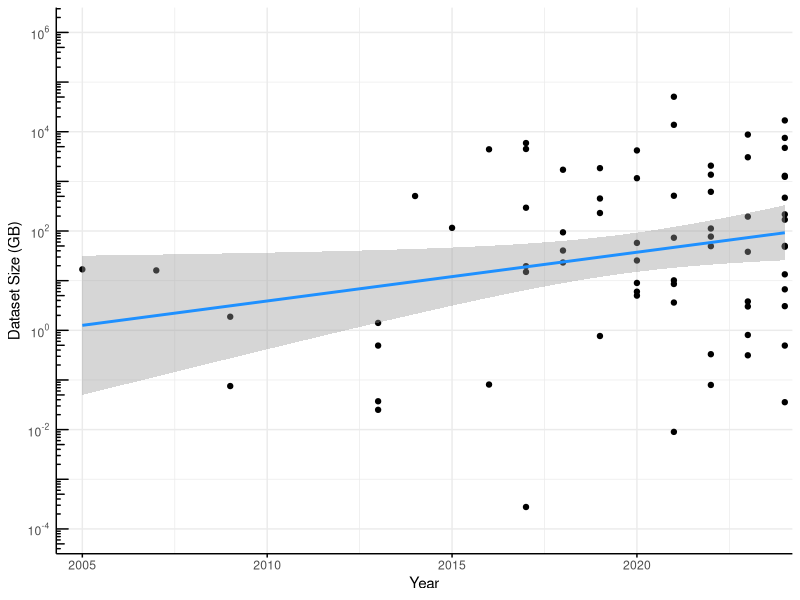
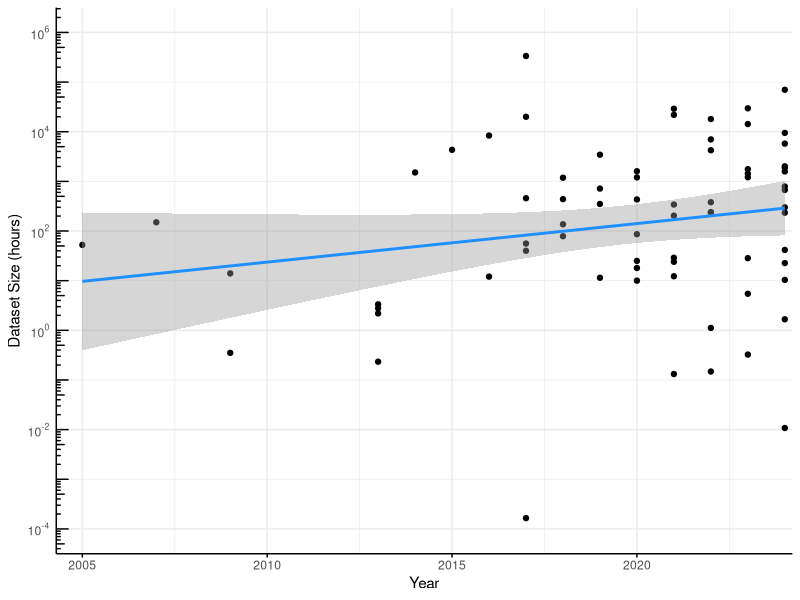
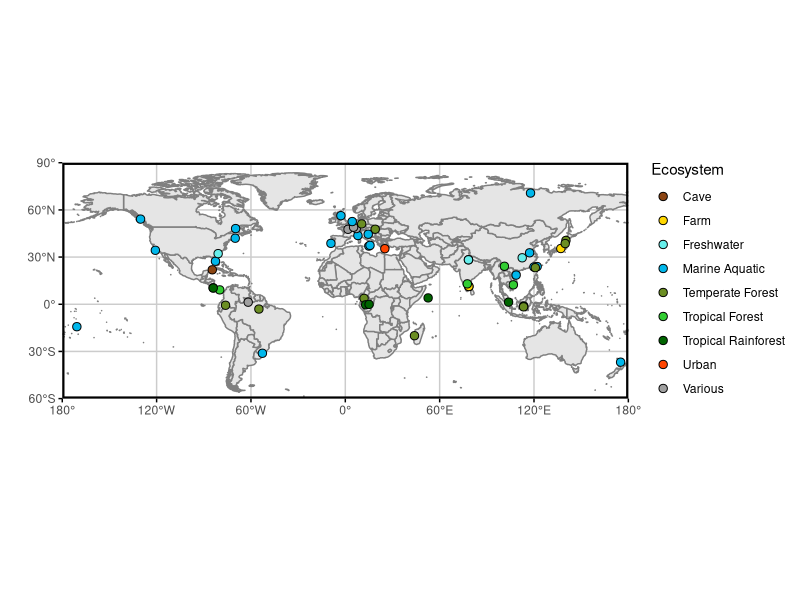
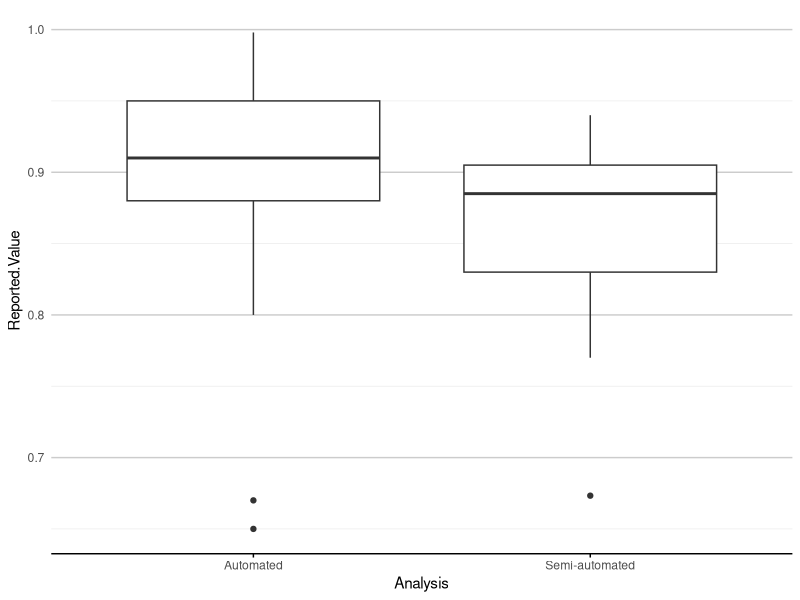
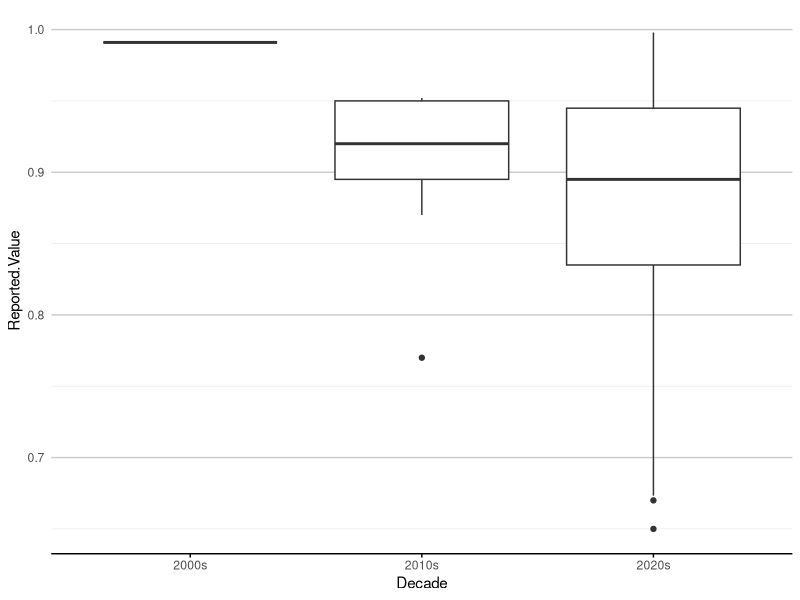
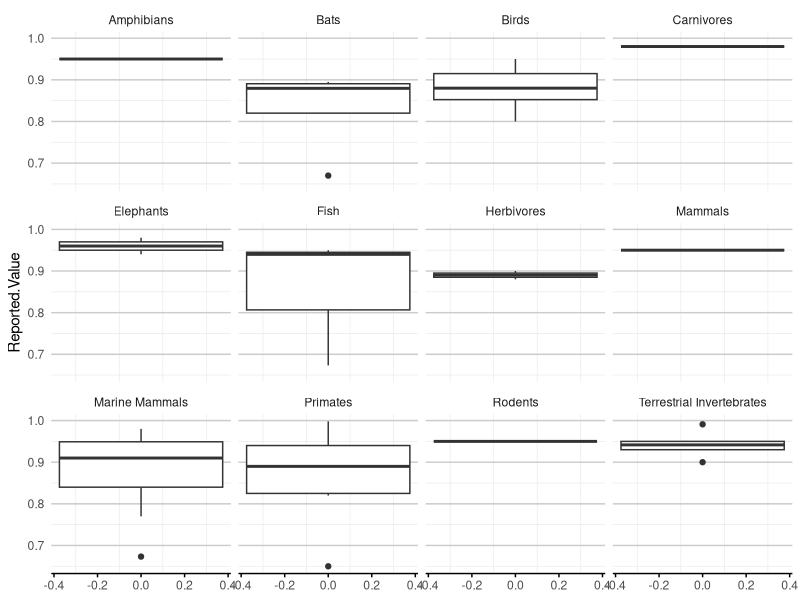
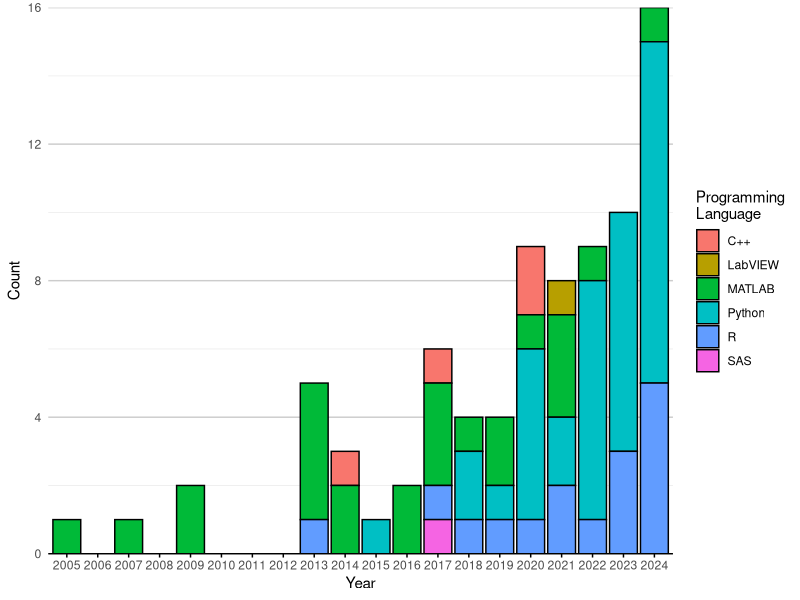
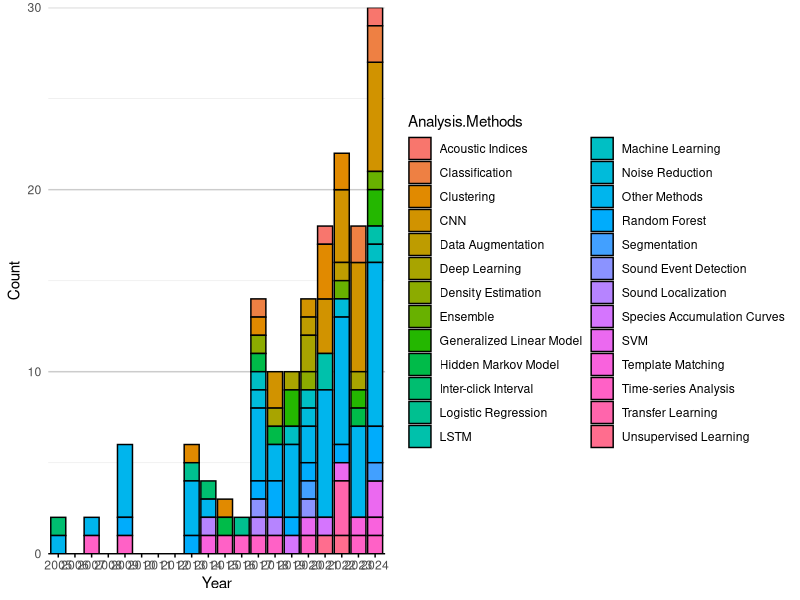

Here is the R script that generated these plots, in order:
## ---- chunk 1
library(ggplot2)
library(maps)
library(dplyr)
## ---- chunk 2
df <- read.csv("data/tagged_literature.csv")
#df$Year <- as.factor(df$Year)
## ---- chunk 3
log10_minor_break = function (...){
  function(x) {
    minx         = floor(min(log10(x), na.rm=T))-1;
    maxx         = ceiling(max(log10(x), na.rm=T))+1;
    n_major      = maxx-minx+1;
    major_breaks = seq(minx, maxx, by=1)
    minor_breaks = 
      rep(log10(seq(1, 9, by=4)), times = n_major)+
      rep(major_breaks, each = 9)
    return(10^(minor_breaks))
  }
}

log_breaks = function(maj, radix=10) {
  function(x) {
    minx         = floor(min(logb(x,radix), na.rm=T)) - 1
    maxx         = ceiling(max(logb(x,radix), na.rm=T)) + 1
    n_major      = maxx - minx + 1
    major_breaks = seq(minx, maxx, by=1)
    if (maj) {
      breaks = major_breaks
    } else {
      steps = logb(1:(radix-1),radix)
      breaks = rep(steps, times=n_major) +
               rep(major_breaks, each=radix-1)
    }
    radix^breaks
  }
}
scale_x_log_eng = function(..., radix=10) {
  scale_x_continuous(...,
                     trans=scales::log_trans(radix),
                     breaks=scales::log_breaks(TRUE, radix),
                     minor_breaks=scales::log_breaks(FALSE, radix))
}
scale_y_log_eng = function(..., radix=10) {
  scale_y_continuous(...,
                     trans=scales::log_trans(radix),
                     breaks=scales::log_breaks(TRUE, radix),
                     minor_breaks=scales::log_breaks(FALSE, radix))
}

p <- df |>
  tidyr::drop_na(Dataset.GB) |> 
  #filter(Year >= 2008) |>
  ggplot(aes(Year, Dataset.GB)) + 
  geom_point() + 
  scale_y_log10(
    limits = c(1e-4, 1e6),
    breaks = scales::trans_breaks("log10", function(x) 10^x),
    labels = scales::trans_format("log10", scales::math_format(10^.x))
  ) +
  annotation_logticks(side="l")+
  geom_smooth(method="lm", color = "dodgerblue") +
  scale_x_continuous(limits=c(2004.5, 2024), expand = c(0.01,0.01)) +
  labs(y="Dataset Size (GB)") +
  theme_minimal() +
  theme(axis.line = element_line(),
        axis.ticks.x = element_line())
p
ggsave("images/data_trend.png", p, width = 150, height = 80, units = "mm")

p <- df |>
  tidyr::drop_na(Dataset.Hours) |> 
  #filter(Year >= 2008) |>
  ggplot(aes(Year, Dataset.Hours)) + 
  geom_point() + 
  scale_y_log10(
    limits = c(1e-4, 1e6),
    breaks = scales::trans_breaks("log10", function(x) 10^x),
    labels = scales::trans_format("log10", scales::math_format(10^.x))
  ) +
  annotation_logticks(side="l")+
  geom_smooth(method="lm", color = "dodgerblue") +
  scale_x_continuous(limits=c(2004.5, 2024), expand = c(0.01,0.01)) +
  labs(y="Dataset Size (hours)") +
  theme_minimal() +
  theme(axis.line = element_line(),
        axis.ticks.x = element_line())
p
ggsave("images/hours_trend.png", p, width = 220, height = 110, units = "mm")
## ---- chunk 4
fit <- lm(log(Dataset.GB)~Year, data=df)
confint(fit, level = 0.95)
## ---- chunk 5
# Sample data
#coords <- c("-0.356251N,12.940863E;-0.078775N,15.127076E", "-0.078775N,15.1270777E")

# Function to convert coordinates to numeric values
convert_to_numeric <- function(coord_string) {
  # Split the string by comma
  parts <- strsplit(coord_string, ",")[[1]]
  #remove leading or trailing space
  
  # Extract latitude and longitude, handle direction
  lat <- as.numeric(gsub("[A-Z]", "", parts[1]))
  lon <- as.numeric(gsub("[A-Z]", "", parts[2]))
  
  # Check direction for latitude
  if (grepl("S", parts[1])) {
    lat <- -lat
  }
  
  # Check direction for longitude
  if (grepl("W", parts[2])) {
    lon <- -lon
  }
  
  return(paste0(c(lat, lon), collapse = ","))
}

Latlong_df <- df |>
  select(Latlong, Ecosystem) |>
  mutate(Latlong = strsplit(Latlong, ";")) |>
  tidyr::unnest(Latlong) |>
  mutate(Ecosystem = strsplit(Ecosystem, ", ")) |>
  tidyr::unnest(Ecosystem) |>
  mutate(Latlong = sapply(Latlong, convert_to_numeric),
         lat = sapply(strsplit(Latlong, ","), function(x) as.numeric(x[1])),
         long = sapply(strsplit(Latlong, ","), function(x) as.numeric(x[2]))
)

# Create the world map
world <- map_data("world")

ecosystem_colors <- c(
  "Tropical Forest" = "#32CD32",
  "Marine Aquatic" = "#00B7EB",
  "Various" = "#a0a0a0",
  "Tropical Rainforest" = "#006400",
  "Freshwater" = "#66EEEB",
  "Temperate Forest" = "#6B8E23",
  "Farm" = "#FFD700",
  "Cave" = "#8B4513",
  "Urban" = "#FF4500"
)

# Plotting
p <- ggplot() +
  # Add world map with light grey fill and dark grey borders
  geom_polygon(data = world, aes(x = long, y = lat, group = group), 
               fill = "grey90", color = "grey50") +
  # Add jittered points for different tags
  geom_jitter(data = Latlong_df, aes(x = long, y = lat, fill = Ecosystem), colour="black", size = 2.5, shape=21) +
  # Set coordinate system to map projection
  coord_fixed(ratio = 1, xlim = c(-180, 180), ylim = c(-60, 90), expand = FALSE) +
  # Custom breaks and labels for x (longitude) and y (latitude)
  scale_x_continuous(breaks = seq(-180, 180, by = 60),
                     labels = c("180°", "120°W", "60°W", "0°", "60°E", "120°E", "180°")) +
  scale_y_continuous(breaks = seq(-90, 90, by = 30),
                     labels = c("90°", "60°S", "30°S", "0°", "30°N", "60°N", "90°")) +
  scale_fill_manual(values = ecosystem_colors) +
  # Theme settings
  labs(x="",y="")+
  theme_minimal() +
  theme(
    axis.ticks = element_line(),
    panel.grid.major = element_line(color = "grey80"),    # Light grey grid lines
    panel.grid.minor = element_blank(),                   # No minor grid lines
    panel.border = element_rect(color = "black", fill = NA, linewidth=1.5),  # Black panel border
    axis.text.x = element_text(angle = 0, hjust = 0.5),   # Horizontal x-axis text
    legend.position = "right"                             # Legend on right
  )
p
ggsave("images/ecosystem_map.png", p, width = 240, height = 90, units = "mm")
## ---- chunk 6
bar_theme_x <- theme(panel.grid.major.x = element_blank(),
                   panel.grid.major.y = element_line(colour = "grey80"),
                   axis.line.x = element_line(colour="black"),
                   axis.ticks.x=element_line())
bar_theme_y <- theme(panel.grid.major.y = element_blank(),
                   panel.grid.major.x = element_line(colour = "grey80"),
                   axis.line.y = element_line(colour="black"),
                   axis.ticks.y=element_line())

include_missing_zero <- function(df, col){
  missing_years <- 2005:2024  # This creates c(2025, 2024)

  new_rows <- expand.grid(
    Year  = missing_years,  
    a     = df |> pull({{col}}) |> unique(), 
    Count = 0
  )
  
  colnames(new_rows)[2] <- col

  df <- df |>
    bind_rows(new_rows) |>
    distinct() 
  return(df)
}

keep_gt1 <- function(df, col, gt_n=1){
  total_counts <- df |>
    group_by(.data[[col]]) |>
    summarise(Total_Count = n(), .groups = 'drop') |>
    na.omit()

  methods_to_keep <- total_counts |>
    filter(Total_Count > gt_n) |>
    pull({{ col }})
    
  df[,col] <- ifelse(df[[col]] %in% methods_to_keep, df[[col]], "Other Methods")
  return(df)
}

barplot_counts <- function(df, col, col_title=col, prop=FALSE, year=TRUE, decade=FALSE, bar_col="dodgerblue"){
  if(decade){
    df <- df |>
      mutate(Year = case_when(
        Year >= 2000 & Year < 2010 ~ "2000s",
        Year >= 2010 & Year < 2020 ~ "2010s",
        Year >= 2020 & Year < 2030 ~ "2020s",
        TRUE ~ NA_character_  # Handle years outside these ranges
      ))
  }
  count_data <- df |>
    group_by(Year, .data[[col]], .drop=FALSE) |>
    summarise(Count = n(), .groups = 'drop') |>
    na.omit()
  
  total_count_per_year <- count_data |>
    group_by(Year, .drop=FALSE) |>
    summarise(Total = sum(Count), .groups = 'drop')
  
  count_data <- left_join(count_data, total_count_per_year, by = "Year") |>
    mutate(Percentage = (Count / Total) * 100) |>
    arrange(Year, .data[[col]])
  
  if(!decade){
    count_data <- count_data |>
    include_missing_zero(col)
  }
  
  if(!year){
    df <- df[df[,col] != "Other Methods",]
    p <- df |>
      ggplot(aes(y = reorder(.data[[col]], .data[[col]], FUN = length, decreasing = FALSE))) +
      geom_bar(stat = "count", fill = bar_col) +  # Fill bars with dodgerblue
      labs(x = "Count", y = col_title) +
      scale_x_continuous(expand = c(0,0))
  } else {
    if(prop){
      p <- count_data |> 
        ggplot(aes(x = factor(Year), y = Percentage, fill = .data[[col]], label=Count)) +
        geom_bar(stat = "identity", colour=ifelse(count_data$Count > 0, "black", NA)) +
        geom_label(
          aes(group = .data[[col]]),
          size = 3,
          position = position_stack(vjust = 0.5), 
          fill = "white",                # Optional: black background for contrast
          hjust = ifelse((count_data$Count <= 3) & count_data[[col]] %in% c("Log Magnitude", "Mel", "Data Augmentation", "Downsampling"), (1:nrow(count_data) - 1) %% 2, 0.5)
        ) +
        labs(x = ifelse(decade, "Decade", "Year"), y = "Percentage", fill = col_title) +
        scale_y_continuous(limits=c(0,102), expand=c(0,0)) #+ 
        #guides(fill = guide_legend(override.aes = list(colour = NA)))
    } else {
      p <- count_data |> 
        ggplot(aes(x = factor(Year), y = Count, fill = .data[[col]])) +
        geom_bar(stat = "identity", colour=ifelse(count_data$Count > 0, "black", NA)) +
        labs(x = ifelse(decade, "Decade", "Year"), y = "Count", fill = col_title) +
        scale_y_continuous(expand=c(0,0))
    }
  }
  p <- p + 
    #scale_fill_viridis_d()+
    theme_minimal() +
    guides(fill = guide_legend(override.aes = list(colour = "black")))+
    bar_theme_x
  return(p)
}
## ---- chunk 7
# Convert 'NA' to R's NA
df$Analysis[df$Analysis == "NA"] <- NA

p <- barplot_counts(df, "Analysis")
ggsave("images/analysis_year.png", p, width = 220, height = 80, units = "mm")
## ---- chunk 8
p <- df |>
  filter((Reported.Value != "") & (!is.na(Reported.Value))) |>
  mutate(Reported.Value = as.numeric(Reported.Value)) |>
  tidyr::drop_na(Reported.Value) |>
  ggplot(aes(x = Analysis, y = Reported.Value)) +
  geom_boxplot() +
  theme_minimal() +
  bar_theme_x
p
ggsave("images/analysis_reportedvalue.png", p, width = 240, height = 100, units = "mm")
## ---- chunk 9
p <- df |>
  filter((Reported.Value != "") & (!is.na(Reported.Value))) |>
  mutate(Reported.Value = as.numeric(Reported.Value)) |>
  tidyr::drop_na(Reported.Value) |>
  mutate(Decade = case_when(
    Year >= 2000 & Year < 2010 ~ "2000s",
    Year >= 2010 & Year < 2020 ~ "2010s",
    Year >= 2020 & Year < 2030 ~ "2020s",
    TRUE ~ NA_character_  # Handle years outside these ranges
  )) |>
  ggplot(aes(x = Decade, y = Reported.Value)) +
  geom_boxplot() +
  theme_minimal() +
  bar_theme_x
p
ggsave("images/decade_reportedvalue.png", p, width = 240, height = 100, units = "mm")
## ---- chunk 10
p <- df |>
  filter((Reported.Value != "") & (!is.na(Reported.Value))) |>
  mutate(Reported.Value = as.numeric(Reported.Value)) |>
  tidyr::drop_na(Reported.Value) |>
  mutate(Taxa = strsplit(as.character(Taxa), ", ")) |>
  tidyr::unnest(Taxa) |>
  ggplot(aes(y = Reported.Value)) +
  geom_boxplot() +
  theme_minimal() +
  bar_theme_x +
  facet_wrap(~Taxa)
p
ggsave("images/taxa_reportedvalue.png", p, width = 240, height = 100, units = "mm")
## ---- chunk 11
# Convert 'NA' to R's NA
df$Programming.Language[df$Programming.Language == "NA"] <- NA

# Split languages where there are multiple
df_lang <- df |>
  mutate(ProgLanguage = strsplit(as.character(Programming.Language), ", ")) |>
  tidyr::unnest(ProgLanguage)

df_lang |> 
  filter(Year >= 2020) |>
  group_by(ProgLanguage) |> 
  summarise(Count = n(), .groups = 'drop') |> 
  arrange(desc(Count))

p <- barplot_counts(df_lang, "ProgLanguage", "Programming\nLanguage")
p
ggsave("images/programminglanguage_year.png", p, width = 240, height = 100, units = "mm")
## ---- chunk 12
df_taxa <- df |>
  mutate(Taxa = strsplit(as.character(Taxa), ", ")) |>
  tidyr::unnest(Taxa)

spectral_15 <- c(
  "#9E0142",  # Deep red
  "#D53E4F",  # Bright red
  "#F46D43",  # Red-orange
  "#FDAE61",  # Orange
  "#FEE08B",  # Light orange-yellow
  "#FFFFBF",  # Pale yellow (midpoint)
  "#E6F598",  # Light yellow-green
  "#ABDFA1",  # Greenish
  "#66C2A5",  # Teal
  "#3288BD",  # Light blue
  "#5E4FA2",  # Blue-purple
  "#404788",  # Darker blue-purple
  "#2D2D66",  # Deep blue
  "#1A1A4C",  # Very deep blue
  "#0D0833"   # Near-black blue
)

p <- barplot_counts(df_taxa, "Taxa")
p <- p + scale_fill_manual(values = spectral_15)
ggsave("images/taxa_year.png", p, width = 240, height = 100, units = "mm")
## ---- chunk 13
df_analysis <- df |>
  mutate(Analysis.Methods = strsplit(as.character(Analysis.Methods), ", ")) |>
  tidyr::unnest(Analysis.Methods)

df_analysis <- keep_gt1(df_analysis, "Analysis.Methods")
  #filter(Analysis.Methods %in% methods_to_keep)
p <- barplot_counts(df_analysis, "Analysis.Methods")
p
ggsave("images/analysismethods_year.png", p, width = 240, height = 100, units = "mm")
p <- barplot_counts(df_analysis, "Analysis.Methods", year=FALSE)
p
ggsave("images/analysismethods_total.png", p, width = 240, height = 100, units = "mm")
## ---- chunk 14
df_tools <- df |>
  mutate(Automation.Tools = strsplit(as.character(Automation.Tools), ", ")) |>
  tidyr::unnest(Automation.Tools)

df_tools <- keep_gt1(df_tools, "Automation.Tools")

#filter(Analysis.Methods %in% methods_to_keep)
p <- barplot_counts(df_tools, "Automation.Tools", "Automation Tools")
p
ggsave("images/automationtools_year.png", p, width = 240, height = 120, units = "mm")
p <- barplot_counts(df_tools, "Automation.Tools", "Automation Tools", year = FALSE, bar_col="darkmagenta")
p
ggsave("images/automationtools_total.png", p, width = 240, height = 120, units = "mm")
## ---- chunk 15
df_code_available <- df |>
  mutate(Code.Availability = strsplit(as.character(Code.Availability), ", ")) |>
  tidyr::unnest(Code.Availability)

p <- barplot_counts(df_code_available, "Code.Availability", "Code\nAvailability")
#increase font size of axes text and labels
p <- p + 
  scale_x_discrete(labels = function(x) ifelse(as.numeric(x) %% 2 == 0, "", x)) +
  theme(axis.text.x = element_text(size=16),
        axis.text.y = element_text(size=16),
        axis.title.x = element_text(size=18),
        axis.title.y = element_text(size=18),
        legend.text = element_text(size=16),
        legend.title = element_text(size=18),
  )
p
ggsave("images/codeavailable_year.png", p, width = 240, height = 100, units = "mm")
## ---- chunk 16
df_data_available <- df |>
  mutate(Data.Availability = strsplit(as.character(Data.Availability), ", ")) |>
  tidyr::unnest(Data.Availability)

p <- barplot_counts(df_data_available, "Data.Availability", "Data\nAvailability")
p <- p + 
  scale_x_discrete(labels = function(x) ifelse(as.numeric(x) %% 2 == 0, "", x)) +
  theme(axis.text.x = element_text(size=16),
        axis.text.y = element_text(size=16),
        axis.title.x = element_text(size=18),
        axis.title.y = element_text(size=18),
        legend.text = element_text(size=16),
        legend.title = element_text(size=18),
  )
p
ggsave("images/dataavailable_year.png", p, width = 240, height = 100, units = "mm")
## ---- chunk 17
#df |>
#  mutate(Automation.Tools = strsplit(as.character(Automation.Tools), ", ")) |>
#  tidyr::unnest(Automation.Tools) |>
#  pull(Automation.Tools) |> sort() |> unique()
## ---- chunk 18
#df |>
#  mutate(Analysis.Methods = strsplit(as.character(Analysis.Methods), ", ")) |>
#  tidyr::unnest(Analysis.Methods) |>
#  pull(Analysis.Methods) |> sort() |> unique()
## ---- chunk 19
df_eval <- df |>
  mutate(Evaluation.Method = strsplit(as.character(Evaluation.Method), ", ")) |>
  tidyr::unnest(Evaluation.Method)

df_eval <- keep_gt1(df_eval, "Evaluation.Method")
  #filter(Analysis.Methods %in% methods_to_keep)
p <- barplot_counts(df_eval, "Evaluation.Method", "Evaluation Method")
p <- p + scale_fill_brewer(palette = "Spectral")
ggsave("images/evaluationmethod_year.png", p, width = 240, height = 100, units = "mm")
## ---- chunk 20
#df |>
#  mutate(Preprocessing = strsplit(as.character(Preprocessing), ", ")) |>
#  tidyr::unnest(Preprocessing) |>
#  pull(Preprocessing) |> sort() |> unique()
## ---- chunk 21
df_pre <- df |>
  mutate(Preprocessing = strsplit(as.character(Preprocessing), ", ")) |>
  tidyr::unnest(Preprocessing)

df_pre <- keep_gt1(df_pre, "Preprocessing")
p <- barplot_counts(df_pre, "Preprocessing")
p
ggsave("images/preprocessing_year.png", p, width = 240, height = 100, units = "mm")
p <- barplot_counts(df_pre, "Preprocessing", prop=TRUE)
p
ggsave("images/preprocessing_prop_year.png", p, width = 240, height = 100, units = "mm")
p <- barplot_counts(df_pre, "Preprocessing", prop=TRUE, decade=TRUE)
p <- p + scale_fill_brewer(palette = "Spectral")
ggsave("images/preprocessing_prop_decade.png", p, width = 200, height = 80, units = "mm")
## ---- chunk 22
count_data <- df_lang |>
    group_by(Year, ProgLanguage, .drop=FALSE) |>
    summarise(Count = n(), .groups = 'drop') |>
    na.omit()
  
total_count_per_year <- count_data |>
  group_by(Year, .drop=FALSE) |>
  summarise(Total = sum(Count), .groups = 'drop')

count_data <- left_join(count_data, total_count_per_year, by = "Year") |>
  mutate(Percentage = (Count / Total) * 100) |>
  include_missing_zero('ProgLanguage')

count_data |> 
  ggplot(aes(x = factor(Year), y = Count, fill = ProgLanguage)) +
  geom_bar(stat = "identity", colour=ifelse(count_data$Count > 0, "black", NA)) +
  labs(x = "Year", y = "Count", fill = 'Language') +
  scale_y_continuous(expand=c(0,0))+
  theme_minimal() +
  guides(fill = guide_legend(override.aes = list(colour = "black")))+
  theme(panel.grid.major.x = element_blank(),
        panel.grid.major.y = element_line(colour = "grey80"),
        axis.line.x = element_line(colour="black"),
        #panel.grid = element_line(colour="lightgrey"),
        axis.ticks.x=element_line())
## ---- chunk 23
df_tools <- df |>
  mutate(Automation.Tools = strsplit(as.character(Automation.Tools), ", ")) |>
  tidyr::unnest(Automation.Tools) |>
  mutate(Taxa = strsplit(as.character(Taxa), ", ")) |>
  tidyr::unnest(Taxa)

df_tools <- keep_gt1(df_tools, "Automation.Tools")
p <- df_tools |>
  filter(Automation.Tools != "Other Methods") |>
      ggplot(aes(y = reorder(Automation.Tools, Automation.Tools, FUN = length, decreasing = FALSE), fill = Taxa)) +
      geom_bar(stat = "count", colour="black") +  # Fill bars with dodgerblue
      labs(x = "Count", y = "Automation Tools") +
      scale_x_continuous(expand = c(0,0)) +
  theme_minimal() +
  bar_theme_y
p
ggsave("images/automationtools_taxa.png", p, width = 240, height = 120, units = "mm")
## ---- chunk 24
df_analysis <- df |>
  mutate(Analysis.Methods = strsplit(as.character(Analysis.Methods), ", ")) |>
  tidyr::unnest(Analysis.Methods) |>
  mutate(Taxa = strsplit(as.character(Taxa), ", ")) |>
  tidyr::unnest(Taxa)

df_analysis <- keep_gt1(df_analysis, "Analysis.Methods")
p <- df_analysis |>
  filter(Analysis.Methods != "Other Methods") |>
      ggplot(aes(y = reorder(Analysis.Methods, Analysis.Methods, FUN = length, decreasing = FALSE), fill = Taxa)) +
      geom_bar(stat = "count", colour="black") +  # Fill bars with dodgerblue
      labs(x = "Count", y = "Analysis Methods") +
      scale_x_continuous(expand = c(0,0)) +
  theme_minimal() +
  bar_theme_y
p
ggsave("images/analysismethods_taxa.png", p, width = 240, height = 120, units = "mm")
## ---- chunk 25
df_analysis <- df |>
  # Unnest Analysis.Methods
  mutate(Analysis.Methods = strsplit(as.character(Analysis.Methods), ", ")) |>
  tidyr::unnest(Analysis.Methods) |>
  keep_gt1("Analysis.Methods") |>
  #filter(Analysis.Methods != "Other Methods") |>
  # Unnest Automation.Tools (assuming it exists in df)
  mutate(Automation.Tools = strsplit(as.character(Automation.Tools), ", ")) |>
  tidyr::unnest(Automation.Tools) |>
  keep_gt1("Automation.Tools", gt_n=2) |>
  #filter(Automation.Tools != "Other Methods") |>
  # Unnest Taxa
  mutate(Taxa = strsplit(as.character(Taxa), ", ")) |>
  tidyr::unnest(Taxa) |>
  # Pivot to long format for faceting
  tidyr::pivot_longer(
    cols = c("Analysis.Methods", "Automation.Tools"),
    names_to = "Category",
    values_to = "Method.Tool"
  ) |>
  mutate(Category = stringr::str_replace(Category, "\\.", " "))
  # Filter out "Other Methods" equivalent

# Plot with facet_grid
p <- df_analysis |>
  ggplot(aes(y = reorder(Method.Tool, Method.Tool, FUN = length, decreasing = FALSE), fill = Taxa)) +
  geom_bar(stat = "count", colour = "black") +
  labs(x = "Count", y = NULL) +  # Remove y-axis label since facets will label it
  scale_x_continuous(expand = c(0, 0)) +
  facet_wrap(~Category, scales = "free_y", ncol = 2) +  # Facet by Category
  theme_minimal() +
  bar_theme_y +  # Assuming this is a custom theme defined elsewhere
  #increase size of panel titles
  theme(strip.text.x = element_text(size=12))

# Display and save
p <- p + scale_fill_manual(values=spectral_15)
ggsave("images/analysismethods_automation_taxa.png", p, width = 300, height = 130, units = "mm")
#df_analysis |> filter(Category == "Analysis.Methods") |> pull(Method.Tool) |> unique() |> sort()
## ---- chunk 26
df_analysis <- df |>
  mutate(Taxa = strsplit(as.character(Taxa), ", ")) |>
  tidyr::unnest(Taxa) |>
  mutate(Analysis = strsplit(as.character(Analysis), ", ")) |>
  tidyr::unnest(Analysis)

df_analysis <- keep_gt1(df_analysis, "Taxa")
p <- df_analysis |>
  filter(Taxa != "Other Methods") |>
      ggplot(aes(y = reorder(Taxa, Taxa, FUN = length, decreasing = FALSE), fill = Analysis)) +
      geom_bar(stat = "count", colour="black") +  # Fill bars with dodgerblue
      labs(x = "Count", y = "Taxa") +
      scale_x_continuous(expand = c(0,0)) +
  theme_minimal() +
  bar_theme_y
p
ggsave("images/analysis_taxa.png", p, width = 240, height = 120, units = "mm")
## ---- chunk 27
#x axis-year, y-axcis, manual.automatic.semiautomatic

# Assuming your dataframe is called 'df'
# First, preprocess the Monitoring.Year column
df_expandyear <- df |>
  filter(!is.na(Monitoring.Year)) |>
  #select(Monitoring.Year) |>
  # Separate comma-separated values into rows
  tidyr::separate_rows(Monitoring.Year, sep = ",") |>
  # Clean up any whitespace
  mutate(Monitoring.Year = trimws(Monitoring.Year)) |>
  # Create a new column that expands hyphenated years
  mutate(Expanded_Years = purrr::map(Monitoring.Year, function(x) {
    if (stringr::str_detect(x, "-")) {
      range <- stringr::str_split(x, "-")[[1]] |> as.numeric()
      return(seq(range[1], range[2]))
    } else {
      return(as.numeric(x))
    }
  })) |>
  # Unnest the list column into individual rows
  tidyr::unnest(Expanded_Years) # Create the boxplot
  
df |>
  ggplot(aes(x=Year, fill=Analysis)) +
  geom_bar(stat="count", colour="black") +
  #ggplot(aes(x = Analysis, y = Expanded_Years)) +
  #geom_boxplot() +
  # Customize the plot
  #make breaks pretty
  scale_y_continuous(expand = c(0,0), breaks = pretty) +
  scale_x_continuous(expand = c(0,0), breaks = pretty) +
  labs(title = "Analysis Type by Year",
       x = "Monitoring Year",
       y = "Count") +
  # Rotate x-axis labels if needed
  theme(panel.grid.major.x = element_blank(),
        panel.grid.major.y = element_line(colour = "grey80"),
        axis.line.x = element_line(colour="black"),
        axis.ticks.x=element_line())+
  # Ensure proper spacing
  theme_minimal() +
  bar_theme_x
## ---- chunk 28
#correlation plot between monitoring year and publication year
ggplot(df_expandyear, aes(x=Expanded_Years, y=Year, colour=Title)) +
  geom_point() +
  geom_smooth(method="lm", color = "dodgerblue") +
  labs(title = "Correlation between Monitoring Year and Publication Year",
       x = "Monitoring Year",
       y = "Publication Year") +
  theme_minimal() + 
  #hide legend
  theme(legend.position="none")
## ---- chunk 29
# install.packages("devtools")
#devtools::install_github("davidsjoberg/ggsankey")
#library(ggsankey)
## ---- chunk 30
df |>
  tidyr::separate_rows(Taxa, sep = ",") |>
  ggplot(aes(x = Taxa, y = Reported.Value)) +
  geom_point(size = 3) +  # Scatter plot; adjust geom as needed (e.g., geom_bar)
  facet_wrap(~ Reported.Metric, scales = "free") +  # Facet by Taxa, free scales for flexibility
  labs(x = "Reported Metric", y = "Reported Value", title = "Reported Metrics by Taxa") +
  theme_minimal() +  # Clean theme
  theme(axis.text.x = element_text(angle = 45, hjust = 1))  # Rotate x-axis labels for readability
## ---- chunk 31
df %>%
  group_by(Reported.Metric) %>%
  summarise(
    Mean_Value = mean(Reported.Value, na.rm = TRUE),
    N = n()
  ) %>%
  mutate(
    Formatted = sprintf("%s (%.3f%%, n=%d)", Reported.Metric, Mean_Value, N)
  ) %>%
  pull(Formatted) %>%
  paste(collapse = ", ")
## ---- chunk 32
df$Dataset.Hours %>% median(na.rm = TRUE)
calc_year_length <- function(year_str) {
  if (is.na(year_str)) {
    return(NA)
  } else if (grepl("–|-", year_str)) {  # Check for range with en-dash or hyphen
    years <- strsplit(year_str, "–|-")[[1]]  # Split on either – or -
    start <- as.numeric(years[1])
    end <- as.numeric(years[2])
    return(end - start + 1)  # Inclusive range
  } else {
    return(1)  # Single year
  }
}

# Apply function to vector
sapply(df$Monitoring.Year, calc_year_length) |> mean(na.rm = TRUE)
## ---- chunk 33
# Create data frame with flows between stages
# Create the data frame for ggsankey
## ---- chunk 34
df |>
  mutate(Gaps = strsplit(as.character(Gaps), ", |; ")) |>
  tidyr::unnest(Gaps) |>
  mutate(Gaps = trimws(Gaps)) |>
  pull(Gaps) |> sort() |> unique()
